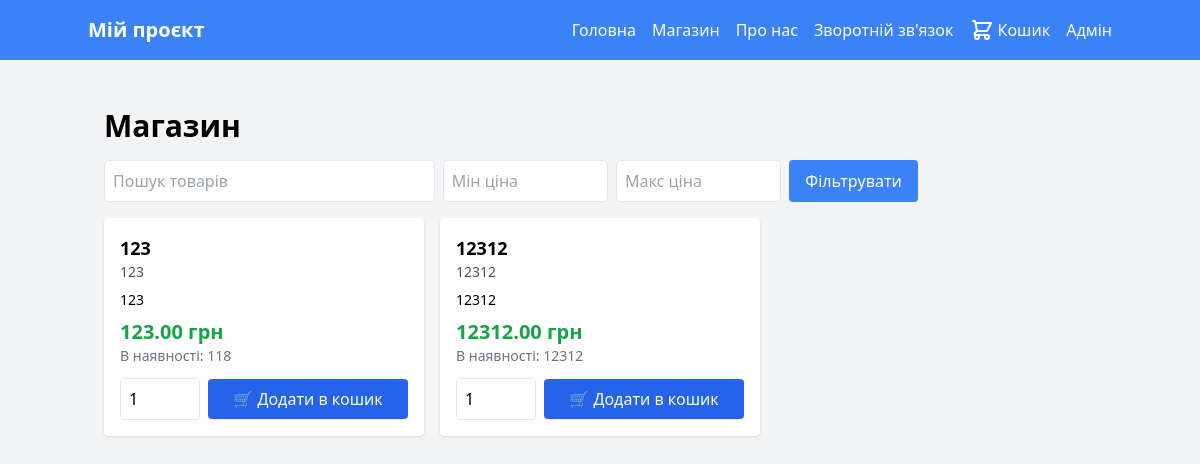
/market, run on the app's committed database.
### tables this page shows
CREATE TABLE products (
            id INTEGER PRIMARY KEY AUTOINCREMENT,
            name TEXT NOT NULL,
            description TEXT,
            price REAL NOT NULL DEFAULT 0.0,
            stock INTEGER DEFAULT 0,
            category TEXT
        );

### app.py (the view, shortened to what this page needs)
@app.route('/market')
def market():
    q = request.args.get('q', '')
    min_price = request.args.get('min_price')
    max_price = request.args.get('max_price')
    db = get_db()
    sql = 'SELECT * FROM products WHERE 1=1'
    params = []
    if q:
        sql += ' AND name LIKE ?'
        params.append(f'%{q}%')
    cur = db.execute(sql, params)
    rows = cur.fetchall()
    products = [row_to_obj(r) for r in rows]
    return render_template('market.html', products=products, q=q, min_price=min_price or '', max_price=max_price or '')

### app.py (called while the page is built)
def get_db():
    if 'db' not in g:
        conn = sqlite3.connect(DB_PATH)
        conn.row_factory = sqlite3.Row
        g.db = conn
        global _db_initialized
        if not _db_initialized:
            initialize_db(conn)
            _db_initialized = True
    return g.db

def row_to_obj(row):
    if row is None:
        return None
    return SimpleNamespace(**dict(row))

### templates/market.html (shortened to what this page needs)
{% extends "base.html" %}
{% block content %}
<h1 class="text-3xl font-bold mb-4">Магазин</h1>
<form method="get" action="{{ url_for('market') }}" class="mb-4 flex gap-2">
    <input type="text" name="q" value="{{ q }}" placeholder="Пошук товарів" class="p-2 border rounded w-1/3" />
    <input type="text" name="min_price" value="{{ min_price }}" placeholder="Мін ціна" class="p-2 border rounded w-1/6" />
    <input type="text" name="max_price" value="{{ max_price }}" placeholder="Макс ціна" class="p-2 border rounded w-1/6" />
    <button class="bg-blue-500 text-white px-4 py-2 rounded">Фільтрувати</button>
</form>
{% if products and products|length > 0 %}
    <div class="grid grid-cols-1 md:grid-cols-2 lg:grid-cols-3 gap-4">
        {% for p in products %}
            <div class="bg-white p-4 rounded shadow">
                <h3 class="font-semibold text-lg">{{ p.name }}</h3>
                <p class="text-sm text-gray-600">{{ p.category or '' }}</p>
                <p class="mt-2 text-sm">{{ p.description or '' }}</p>
                <p class="mt-2 font-bold text-xl text-green-600">{{ '%.2f'|format(p.price) }} грн</p>
                <p class="text-sm text-gray-500">В наявності: {{ p.stock }}</p>
                <form method="post" action="{{ url_for('cart_add', product_id=p.id) }}" class="mt-3 flex items-center gap-2">
                    <input type="number" name="quantity" value="1" min="1" max="{{ p.stock }}" class="w-20 p-2 border rounded" />
                    <button type="submit" class="bg-blue-600 text-white px-4 py-2 rounded hover:bg-blue-700 flex-1">
                        🛒 Додати в кошик
                    </button>
                </form>
            </div>
        {% endfor %}
    </div>
{% else %}
    <div class="bg-white rounded shadow p-6">
        <p class="text-lg">Поки що тут пусто</p>
    </div>
{% endif %}
{% endblock %}

### data on the page
products: name "123", category "123", description "123", price "123.00"
products: name "12312", category "12312", description "12312", price "12312.00", stock "12312"

### other printed values
{{ p.stock }} "118"
